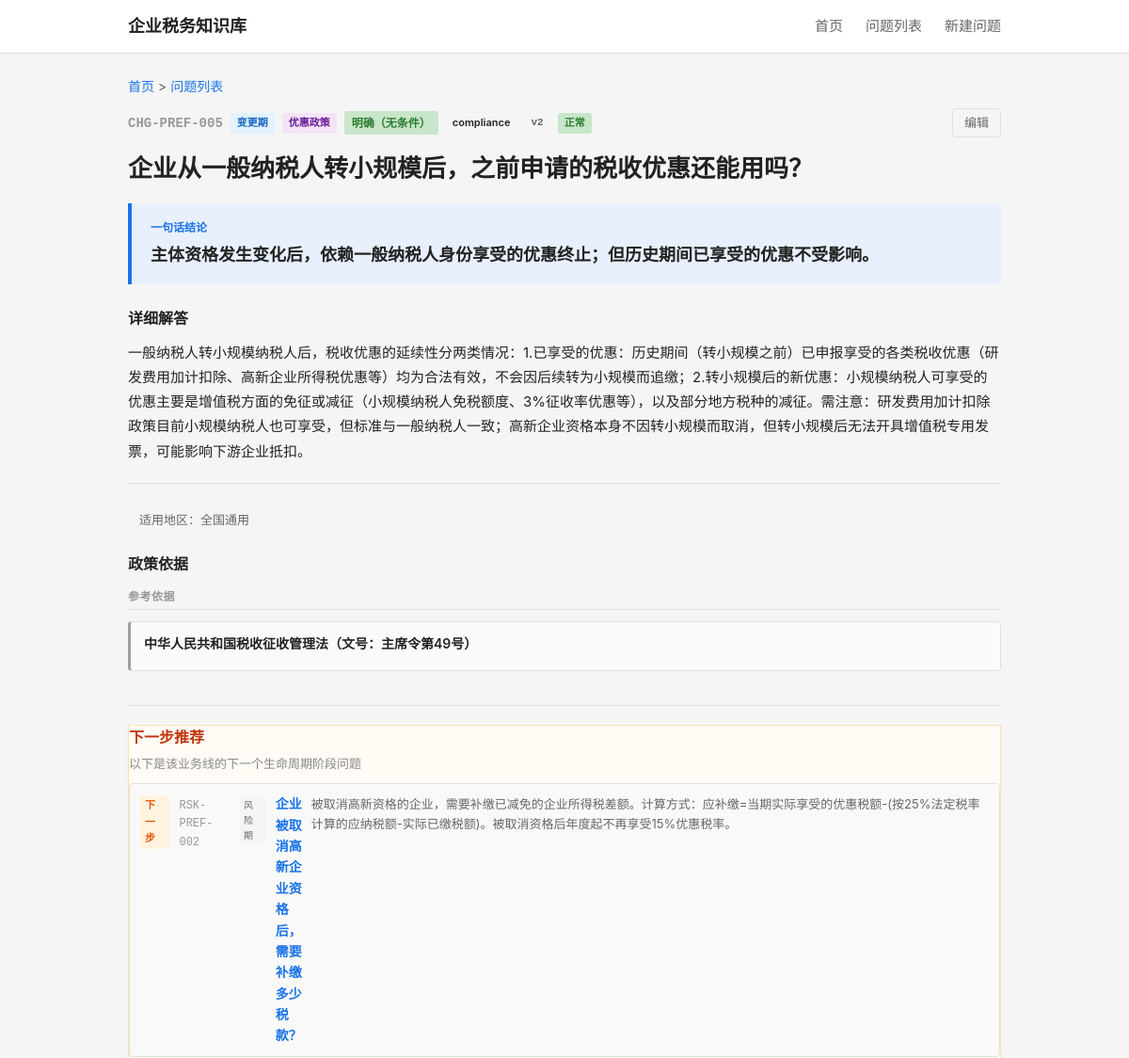
The page /question/CHG-PREF-005 (signed in, upper part) on the database as committed earlier.
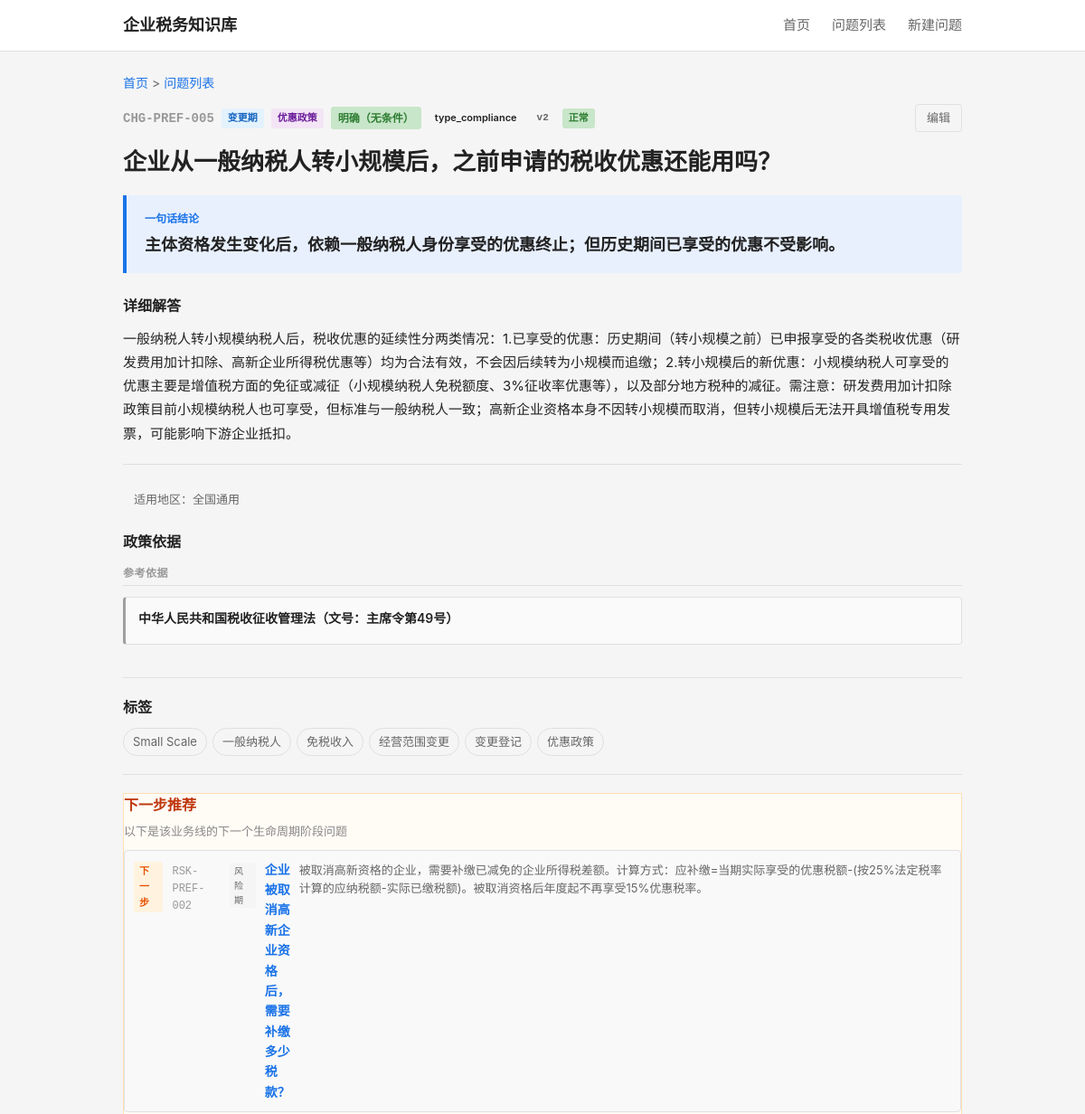
The same page on the database as committed later.
### tables this page shows
CREATE TABLE question_master (
    id              INTEGER PRIMARY KEY AUTOINCREMENT,
    question_code   TEXT NOT NULL UNIQUE,
    question_title  TEXT NOT NULL,
    question_plain  TEXT NOT NULL,

    -- 分类
    stage_code      TEXT NOT NULL,
    module_code     TEXT NOT NULL,
    question_type   TEXT NOT NULL,

    -- 答案
    one_line_answer TEXT NOT NULL,
    detailed_answer TEXT,
    core_definition TEXT,

    -- 条件与边界
    applicable_conditions TEXT,
    exceptions_boundary   TEXT,

    -- 实务
    practical_steps TEXT,
    risk_warning    TEXT,

    -- 适用范围
    scope_level     TEXT NOT NULL DEFAULT 'scope_national',
    local_region    TEXT,

    -- 确定性
    answer_certainty TEXT NOT NULL DEFAULT 'certain_clear',

    -- 元数据
    keywords        TEXT,
    high_frequency_flag INTEGER NOT NULL DEFAULT 0,
    newbie_flag     INTEGER NOT NULL DEFAULT 0,

    -- 版本管理
    status          TEXT NOT NULL DEFAULT 'draft',
    version_no      INTEGER NOT NULL DEFAULT 1,

    -- 审计字段
    created_at      TEXT NOT NULL DEFAULT (datetime('now')),
    updated_at      TEXT NOT NULL DEFAULT (datetime('now'))
);

CREATE TABLE question_policy_link (
    id              INTEGER PRIMARY KEY AUTOINCREMENT,
    question_id     INTEGER NOT NULL,
    policy_id       INTEGER NOT NULL,
    support_type    TEXT NOT NULL,
    support_note    TEXT,
    display_order   INTEGER NOT NULL DEFAULT 1,

    FOREIGN KEY (question_id) REFERENCES question_master(id) ON DELETE CASCADE,
    FOREIGN KEY (policy_id)   REFERENCES policy_basis(id)    ON DELETE CASCADE
);

CREATE TABLE policy_basis (
    id              INTEGER PRIMARY KEY AUTOINCREMENT,
    policy_code     TEXT NOT NULL UNIQUE,
    policy_name     TEXT NOT NULL,
    document_no     TEXT,
    article_ref     TEXT,

    -- 政策层级
    policy_level    TEXT NOT NULL,

    -- 有效期
    effective_date  TEXT,
    expiry_date     TEXT,
    current_status  TEXT NOT NULL DEFAULT 'effective',

    -- 内容摘要
    policy_summary  TEXT,
    raw_quote_short TEXT,

    -- 适用范围
    region_scope    TEXT DEFAULT 'national',

    -- 备注
    remarks         TEXT,

    -- 审计字段
    created_at      TEXT NOT NULL DEFAULT (datetime('now')),
    updated_at      TEXT NOT NULL DEFAULT (datetime('now'))
);

CREATE TABLE question_tag_link (
    id              INTEGER PRIMARY KEY AUTOINCREMENT,
    question_id     INTEGER NOT NULL,
    tag_id          INTEGER NOT NULL,
    is_primary      INTEGER NOT NULL DEFAULT 0,
    display_order   INTEGER NOT NULL DEFAULT 1,

    FOREIGN KEY (question_id) REFERENCES question_master(id) ON DELETE CASCADE,
    FOREIGN KEY (tag_id)      REFERENCES tag_dict(id)       ON DELETE CASCADE
);

CREATE TABLE tag_dict (
    id              INTEGER PRIMARY KEY AUTOINCREMENT,
    tag_code        TEXT NOT NULL UNIQUE,
    tag_name        TEXT NOT NULL,
    tag_category    TEXT,
    parent_id       INTEGER,
    display_order   INTEGER NOT NULL DEFAULT 1,
    status          TEXT NOT NULL DEFAULT 'active',

    FOREIGN KEY (parent_id) REFERENCES tag_dict(id) ON DELETE SET NULL
);

### backend/app.py (the view)
    @app.route('/question/<question_code>')
    def question_detail(question_code):
        from services.question_service import QuestionService
        svc = QuestionService()
        detail = svc.get_question_detail(question_code)
        if not detail:
            return "问题不存在", 404
        stages = svc.get_stages()
        modules = svc.get_modules()
        return render_template('detail.html',
                               detail=detail, stages=stages, modules=modules)

### backend/services/question_service.py (called while the page is built)
    def _query(self, sql, params=None):
        conn = sqlite3.connect(self.db_path)
        conn.execute("PRAGMA foreign_keys = ON")
        conn.row_factory = sqlite3.Row
        cur = conn.cursor()
        if params:
            cur.execute(sql, params)
        else:
            cur.execute(sql)
        rows = cur.fetchall()
        conn.close()
        return [dict(r) for r in rows]

    def _query_one(self, sql, params=None):
        rows = self._query(sql, params)
        return rows[0] if rows else None

    def get_stages(self):
        return self._query("""
            SELECT tag_code, tag_name
            FROM tag_dict
            WHERE tag_category = 'stage'
            ORDER BY display_order
        """)

    def get_modules(self):
        return self._query("""
            SELECT tag_code, tag_name
            FROM tag_dict
            WHERE tag_category = 'module'
            ORDER BY display_order
        """)

### frontend/templates/detail.html (shortened to what this page needs)
{% extends "base.html" %}
{% macro certainty_label(code) %}
    {% if code == 'certain_clear' %}<span class="certainty-tag clear">明确（无条件）</span>
    {% elif code == 'certain_conditional' %}<span class="certainty-tag condition">有条件</span>
    {% elif code == 'certain_dispute' %}<span class="certainty-tag dispute">有争议</span>
    {% elif code == 'certain_practice' %}<span class="certainty-tag practice">实务做法</span>
    {% else %}<span class="certainty-tag">{{ code }}</span>{% endif %}
{% endmacro %}
{% macro question_type_label(code) %}
{%- if code == 'type_whether' -%}是否类
{%- elif code == 'type_how' -%}怎么办类
{%- elif code == 'type_define' -%}定义类
{%- elif code == 'type_risk' -%}风险类
{%- elif code == 'type_time' -%}时限类
{%- elif code == 'type_why' -%}为什么类
{%- elif code == 'type_what' -%}是什么类
{%- elif code == 'type_clarify' -%}是否类
{%- elif code == 'type_steps' -%}怎么办类
{%- else -%}{{ code }}{%- endif -%}
{% endmacro %}
{% macro status_label(code) %}
    {% if code == 'active' %}正常
    {% elif code == 'draft' %}草稿
    {% elif code == 'pending' %}待复核
    {% elif code == 'archived' %}归档
    {% elif code == 'obsolete' %}过时
    {% else %}{{ code }}{% endif %}
{% endmacro %}
{% macro stage_label(code) %}
    {%- if code == 'SET' -%}设立期
    {%- elif code == 'OPR' -%}开业期
    {%- elif code == 'CHG' -%}变更期
    {%- elif code == 'RSK' -%}风险期
    {%- elif code == 'SUS' -%}停业期
    {%- elif code == 'CLS' -%}注销期
    {%- else -%}{{ code }}{%- endif -%}
{% endmacro %}
{% macro module_label(code) %}
    {%- if code == 'REG' -%}登记设立
    {%- elif code == 'DEC' -%}申报纳税
    {%- elif code == 'INV' -%}发票管理
    {%- elif code == 'VAT' -%}增值税
    {%- elif code == 'IIT' -%}个人所得税
    {%- elif code == 'CIT' -%}企业所得税
    {%- elif code == 'SSF' -%}社保公积金
    {%- elif code == 'CHG' -%}变更登记
    {%- elif code == 'CLEAR' -%}清税注销
    {%- elif code == 'RISK' -%}风险应对
    {%- elif code == 'FEE' -%}成本费用
    {%- elif code == 'PREF' -%}优惠政策
    {%- elif code == 'ETAX' -%}电子税务
    {%- else -%}{{ code }}{%- endif -%}
{% endmacro %}
{% block main %}
<div class="detail-header">
    <div class="breadcrumb">
        <a href="/">首页</a> &gt; <a href="/questions">问题列表</a>
    </div>
    <div class="question-meta-top">
        <span class="q-code-lg">{{ detail.question_code }}</span>
        <span class="q-badge stage">{{ stage_label(detail.stage_code) }}</span>
        <span class="q-badge module">{{ module_label(detail.module_code) }}</span>
        {{ certainty_label(detail.answer_certainty) }}
        <span class="q-badge">{{ question_type_label(detail.question_type) }}</span>
        <span class="q-badge version">v{{ detail.version_no }}</span>
        <span class="q-badge status-{{ detail.status }}">{{ status_label(detail.status) }}</span>
        <a href="/question/{{ detail.question_code }}/edit" class="edit-btn">编辑</a>
    </div>
</div>
<h1 class="detail-title">{{ detail.question_plain if detail.question_plain else detail.question_title }}</h1>
<div class="answer-box">
    <div class="answer-label">一句话结论</div>
    <div class="answer-content">{{ detail.one_line_answer }}</div>
</div>
{% if detail.detailed_answer %}
<div class="detail-section">
    <h3>详细解答</h3>
    <div class="detail-text">{{ detail.detailed_answer }}</div>
</div>
{% endif %}
{% if detail.scope_level == 'scope_national' %}
<div class="scope-note">适用地区：全国通用</div>
{% elif detail.scope_level == 'scope_local' %}
<div class="scope-note">适用地区：地方口径</div>
{% elif detail.scope_level == 'scope_mixed' %}
<div class="scope-note">适用地区：混合口径</div>
{% elif detail.local_region %}
<div class="scope-note local">地区：{{ detail.local_region }}</div>
{% endif %}
{% if detail.policies %}
{% set direct_policies = [] %}
{% set procedure_policies = [] %}
{% set other_policies = [] %}
{% for p in detail.policies %}
    {% if p.support_type == 'support_direct' %}{% do direct_policies.append(p) %}{% endif %}
    {% if p.support_type == 'support_procedure' %}{% do procedure_policies.append(p) %}{% endif %}
    {% if p.support_type not in ['support_direct', 'support_procedure'] %}{% do other_policies.append(p) %}{% endif %}
{% endfor %}
<div class="detail-section policies-section">
    <h3>政策依据</h3>
    {% if other_policies %}
    <div class="policy-group">
        <div class="policy-group-label">参考依据</div>
        <ul class="policy-list">
            {% for p in other_policies %}
            <li class="policy-item type-other">
                <div class="policy-title">{{ p.policy_name }}{% if p.article_ref %}（文号：{{ p.document_no }}）{% endif %}</div>
            </li>
            {% endfor %}
        </ul>
    </div>
    {% endif %}
</div>
{% endif %}
{% if detail.tags %}
<div class="detail-section tags-section">
    <h3>标签</h3>
    <div class="tag-list">
        {% for t in detail.tags %}
        <a href="/questions?tag={{ t.tag_code }}" class="tag-chip {% if t.is_primary %}primary{% endif %}">{{ t.tag_name }}</a>
        {% endfor %}
    </div>
</div>
{% endif %}
{% if detail.next_step_questions %}
<div class="detail-section next-step">
    <h3>下一步推荐</h3>
    <p class="next-step-hint">以下是该业务线的下一个生命周期阶段问题</p>
    <ul class="relation-list">
        {% for r in detail.next_step_questions %}
        <li>
            <a href="/question/{{ r.question_code }}" class="relation-link">
                <span class="rel-type-badge type-next">下一步</span>
                <span class="rel-code">{{ r.question_code }}</span>
                <span class="rel-stage-badge">{{ stage_label(r.stage_code) }}</span>
                <span class="rel-title">{{ r.question_title }}</span>
                <span class="rel-answer">{{ r.one_line_answer }}</span>
            </a>
        </li>
        {% endfor %}
    </ul>
</div>
{% endif %}
{% endblock %}

### frontend/templates/base.html (shortened to what this page needs)
<!DOCTYPE html>
<html lang="zh-CN">
<head>
    <link rel="stylesheet" href="{{ url_for('static', filename='css/style.css') }}">
</head>
<body>
    <header class="site-header">
        <div class="container header-inner">
            <a href="/" class="logo">企业税务知识库</a>
            <nav class="main-nav">
                <a href="/">首页</a>
                <a href="/questions">问题列表</a>
                <a href="/question/new">新建问题</a>
            </nav>
        </div>
    </header>
    <main class="container main-content">
        {% block main %}{% endblock %}
    </main>
</body>
</html>

Rows that differ between the two databases and show on the page:
changed question_master "企业从一般纳税人转小规模后，之前申请的税收优惠还能用吗？": question_type "compliance" → "type_compliance"
added question_tag_link: tag_name "Small Scale"
added question_tag_link: tag_name "一般纳税人"
added question_tag_link: tag_name "免税收入"
added question_tag_link: tag_name "经营范围变更"
added question_tag_link: tag_name "变更登记"
added question_tag_link: tag_name "优惠政策"
Other text that changed with them:
text now shown: "标签"
